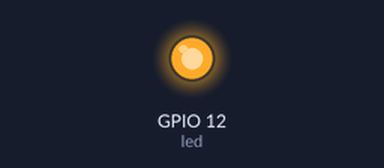
Bench run of a program on a simulated ESP32 board running MicroPython. On the bench: output pins drawn as LEDs (lit = HIGH). What the program prints to the serial console is not drawn. At 0.0 s the program stops and its outputs stay as they are.

Above: at 0.1 s.
Timing chart, 0 to 1.5 s (numbered marks = the images above):
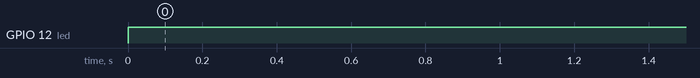

Measured:
- by itself, GPIO 12 (led): LOW → HIGH at 0.00 s

The program:

if.py
```python
from machine import Pin
from utime import sleep

print("Hello, ESP32!") #พิมพ์ Hello, ESP32!

led = Pin(12, Pin.OUT) #กำหนดขา Led ที่ขา5
if (led.value() == 0): #ถ้าสถานะ led = 0 (ปิดอยู่)
    print("turn on LED")
    led.value(1) #เปิด LED (0=ปิด 1=เปิด)
else: #เป็นเท็จ
    print("turn off LED")
    led.value(0) #ปิด LED (0=ปิด 1=เปิด)
```
